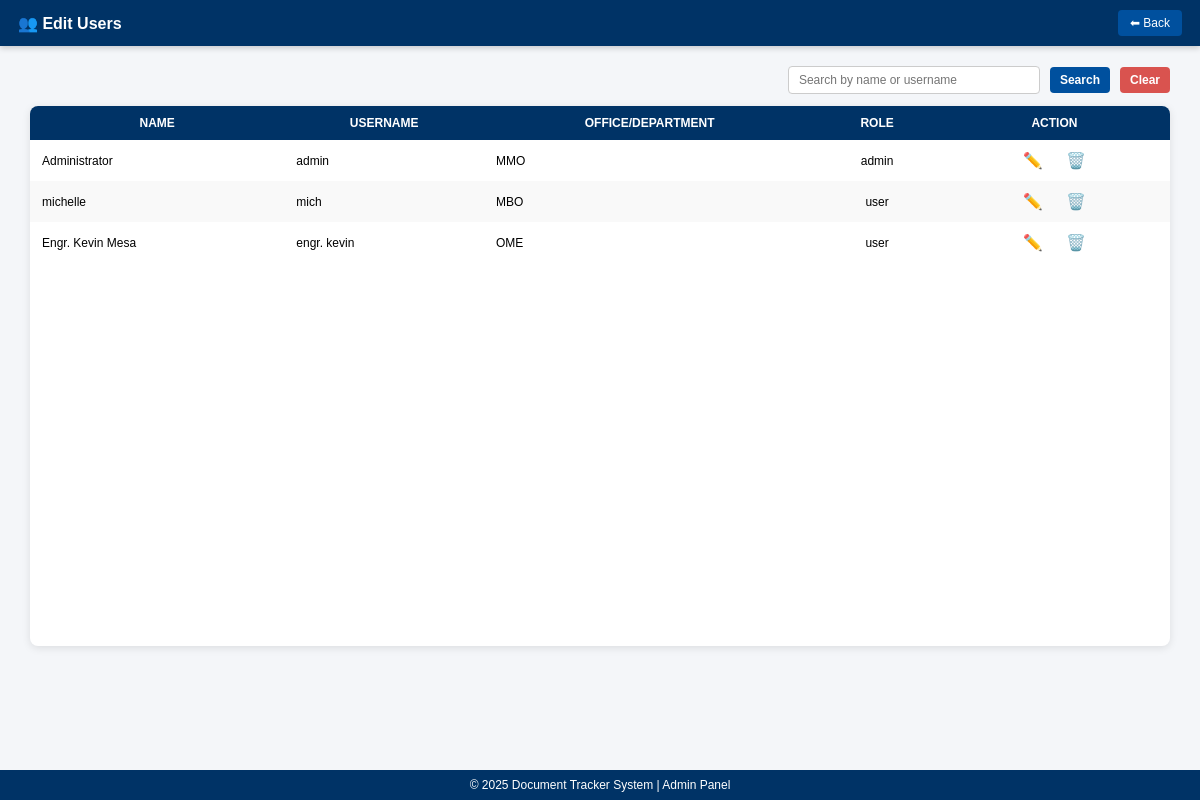
Before: /edit_users (signed in) with the older database file.
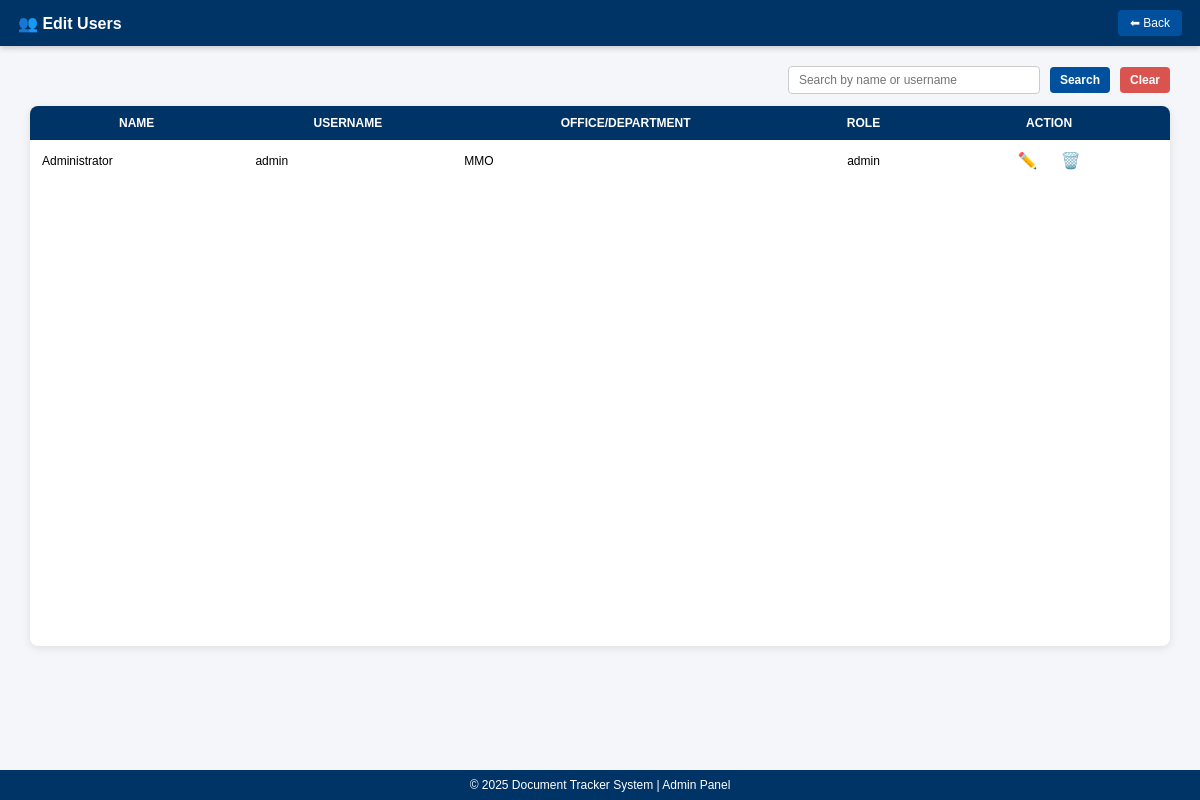
After: the same page with the newer database file.
### tables this page shows
CREATE TABLE users (
            id INTEGER PRIMARY KEY AUTOINCREMENT,
            name TEXT NOT NULL,
            username TEXT NOT NULL UNIQUE,
            password TEXT NOT NULL,
            office TEXT,
            role TEXT NOT NULL CHECK(role IN ('admin', 'user')),
            status TEXT DEFAULT 'Offline'
        , temp_password TEXT);

### app.py (the view, shortened to what this page needs)
@app.route('/edit_users')
def edit_users():
    if not is_admin():
        return redirect(url_for('login'))
    q = request.args.get('q', '').strip()
    conn = get_db()
    cur = conn.cursor()
    cur.execute("SELECT * FROM users")
    all_users = cur.fetchall()
    message = None
    highlight_id = None
    conn.close()
    return render_template('edit_users.html', users=all_users, message=message, highlight_id=highlight_id)

### app.py (called while the page is built)
def get_db():
    conn = sqlite3.connect(DB_NAME)
    conn.row_factory = sqlite3.Row
    return conn

def is_admin():
    return 'role' in session and session['role'] == 'admin'

### templates/edit_users.html (shortened to what this page needs)
<!DOCTYPE html>
<html lang="en">
<head>
</head>
<body>
<header>
    <h1>👥 Edit Users</h1>
    <a href="{{ url_for('view_users') }}" class="back-btn">⬅ Back</a>
</header>
<main id="main-content">
    <div class="search-bar">
        <form method="get" action="{{ url_for('edit_users') }}" id="searchForm" style="display:flex; gap:10px; align-items:center;">
            <input type="text" name="q" id="searchInput"
                   placeholder="Search by name or username"
                   value="{{ request.args.get('q', '') }}">
            <button type="submit" class="search-btn">Search</button>
            <button type="button" id="clearBtn" class="clear-btn">Clear</button>
        </form>
    </div>
    <div class="table-container">
        <table>
           <thead>
                <tr>
                    <th>Name</th>
                    <th>Username</th>
                    <th>Office/Department</th>
                    <th>Role</th>
                    <th>Action</th>
                </tr>
           </thead>
            <tbody>
            {% for user in users %}
            <tr id="user-{{ user['id'] }}">
                <td>{{ user['name'] }}</td>
                <td>{{ user['username'] }}</td>
                <td>{{ user['office'] }}</td>
                <td>{{ user['role'] }}</td>
                <td>
                    <button class="icon-btn edit-btn"
                            title="Edit"
                            onclick="openModal({{ user['id'] }}, '{{ user['name'] }}', '{{ user['username'] }}', '{{ user['office'] }}')">
                        ✏️
                    </button>
                    <button class="icon-btn delete-btn"
                            title="Delete"
                            onclick="if(confirm('Are you sure you want to delete {{ user['username'] }}?')) {
                                document.getElementById('deleteForm-{{ user['id'] }}').submit(); }">
                        🗑️
                    </button>
                </td>
            </tr>
            {% endfor %}
            </tbody>
        </table>
    </div>
</main>
<footer>
    &copy; 2025 Document Tracker System | Admin Panel
</footer>
</body>
</html>

Changed rows visible on the page:
removed users: name "michelle", username "mich", office "MBO", role "user"
removed users: name "Engr. Kevin Mesa", username "engr. kevin", office "OME", role "user"
